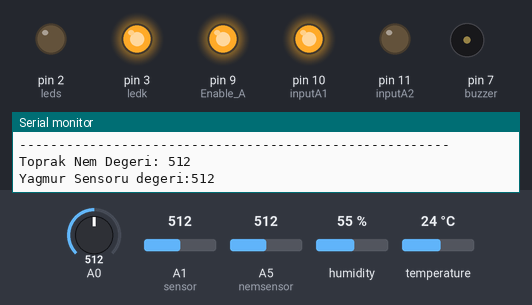
Simulated run of this sketch. Board: Arduino Uno, built with avr-gcc and run on an emulated ATmega328P. Shown: output pins drawn as LEDs (lit = HIGH), buzzer (waves = sounding, pin HIGH), the last lines printed to the serial monitor. The test bench sets the inputs (shaded band); at power-on: A5 (nemsensor) = 512, A0 = 512, A1 (sensor) = 512, humidity 55 %, temperature 24 °C.

Above: at 3.5 s.
3.6 s: A5 (nemsensor) set to 310
10.9 s: A5 (nemsensor) set to 284
At 12.6 s:
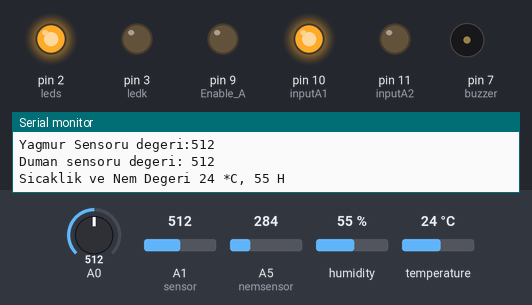
16.4 s: A0 set to 257
20.0 s: A0 set to 243
At 20.7 s:
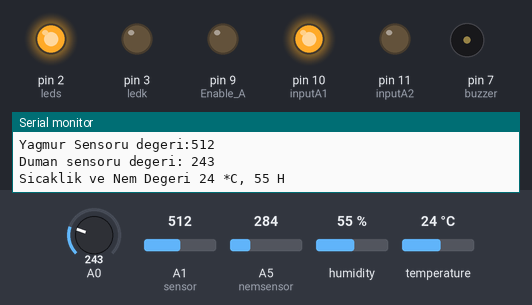
23.6 s: A0 set to 260
At 25.57 s:
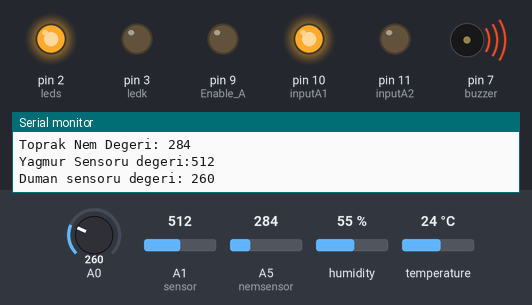
31.2 s: A0 set to 240
At 31.2 s:
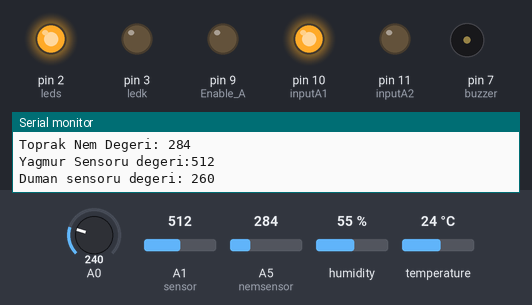
Timing chart, 0 to 34.2 s (numbered marks = the images above; inputs shaded):
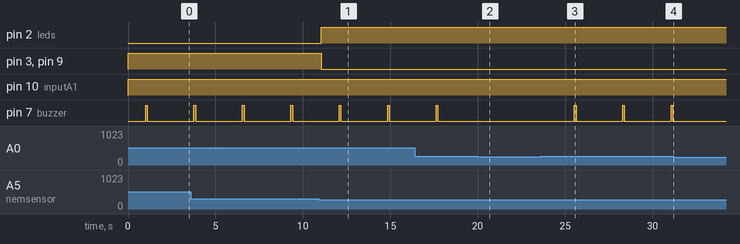

The sketch:

otomatiksulama.ino
```cpp
//Nem sensörü ve Otomatik Sulama
const int Enable_A = 9;
const int inputA1 = 10;
const int inputA2 = 11;
int nemsensor = 5;
int leds = 2;
int ledk = 3;
int sinirDeger = 700;
//**********Yağmur Sensörü
int yagmur = 0;
int sensor = A1;
//*****Duman Sensörü
int esikDegeri = 250; //Gaz eşik değerini belirliyoruz.
int buzzer= 7; //buzzerın takılacağı pin
int deger; //Sensörden okunan değer

//*******Sıcaklık Sensörü
#include <SimpleDHT.h>
int pinDHT11 = 8;
SimpleDHT11 dht11(pinDHT11);

void setup() {
  //******Nem Sensörü ve Otomatik Sulama
  pinMode(Enable_A, OUTPUT);
  pinMode(inputA1, OUTPUT);
  pinMode(inputA2, OUTPUT);
  pinMode(nemsensor, INPUT);
  pinMode(leds, OUTPUT);
  pinMode(ledk, OUTPUT);


  Serial.begin(9600);

  //***********Yağmur Sensörü
  pinMode(sensor, INPUT);

  //*******Duman Sensörü
  pinMode(buzzer, OUTPUT); //Buzzer pinimizi çıkış olarak ayarlıyoruz.

  //*****Sıcaklık Sensörü
  Serial.begin(9600);

}

void loop() {
  //*******Nem Sensörü ve Otomatik Sulama
  int nem = analogRead(nemsensor);
  Serial.print("Toprak Nem Degeri: ");
  Serial.println(nem);

  if (nem > 300) {
    digitalWrite(Enable_A, HIGH);
    digitalWrite(inputA1, HIGH);
    digitalWrite(inputA2, LOW);
    digitalWrite(ledk, HIGH);
    digitalWrite(leds, LOW);

  } else {
    digitalWrite(Enable_A, LOW);
    digitalWrite(ledk, LOW);
    digitalWrite(leds, HIGH);
  }
  //Yağmur Sensörü
  yagmur = analogRead(A1);
  Serial.print("Yagmur Sensoru degeri:");
  Serial.println(yagmur);

  if (yagmur > 300) {
    //Serial.println("Yagmur yok!");
    delay(1000);
  }
  else {
    //Serial.println("Yagmur yagiyor!");
    delay(1000);
  }
  //*******Duman Sensörü
  deger = analogRead(A0); //Sensörden analog değer okuyoruz.
  Serial.print("Duman sensoru degeri: ");
  Serial.println(deger);
  if (deger > esikDegeri) { //Sensörden okunan değer eşik değerinden büyükse çalışır.
    digitalWrite(buzzer, HIGH);
    delay(100);
    digitalWrite(buzzer, LOW);
    delay(100);
  } else { //Sensörden okunan değer eşik değerinin altındaysa çalışır.
    digitalWrite(buzzer, LOW);
  }
  //****Sıcaklık Sensörü
  byte temperature = 0;
  byte humidity = 0;
  int err = SimpleDHTErrSuccess;
  if ((err = dht11.read(&temperature, &humidity, NULL)) != SimpleDHTErrSuccess) {
    Serial.print("DHT11 HATALİ, err="); Serial.print(SimpleDHTErrCode(err));
    Serial.print(","); Serial.println(SimpleDHTErrDuration(err)); delay(1000);
    return;
  }

  Serial.print("Sicaklik ve Nem Degeri ");
  Serial.print((int)temperature); Serial.print(" *C, ");
  Serial.print((int)humidity); Serial.println(" H");//Higrometre

  delay(1500);
  Serial.println("-------------------------------------------------------");
}
```

Measured:
- the behaviour switches between 301 and 300 on A5 (nemsensor) (found by bisection; images 0 and 1)
- after the input at 10.9 s, pin 2 (leds): LOW → HIGH after 0.15 s; pin 3 (ledk), pin 9 (Enable_A): HIGH → LOW after 0.15 s
- after the input at 20.0 s, pin 7 (buzzer): stops changing and stays LOW
- after the input at 23.6 s, pin 7 (buzzer): alternates HIGH for 0.10 s and LOW for 2.7 s, starting after 1.9 s
- after the input at 31.2 s, pin 7 (buzzer): stays LOW (without the input it goes to HIGH after 2.6 s)
- by itself, pin 7 (buzzer): alternates HIGH for 0.10 s and LOW for 2.7 s
